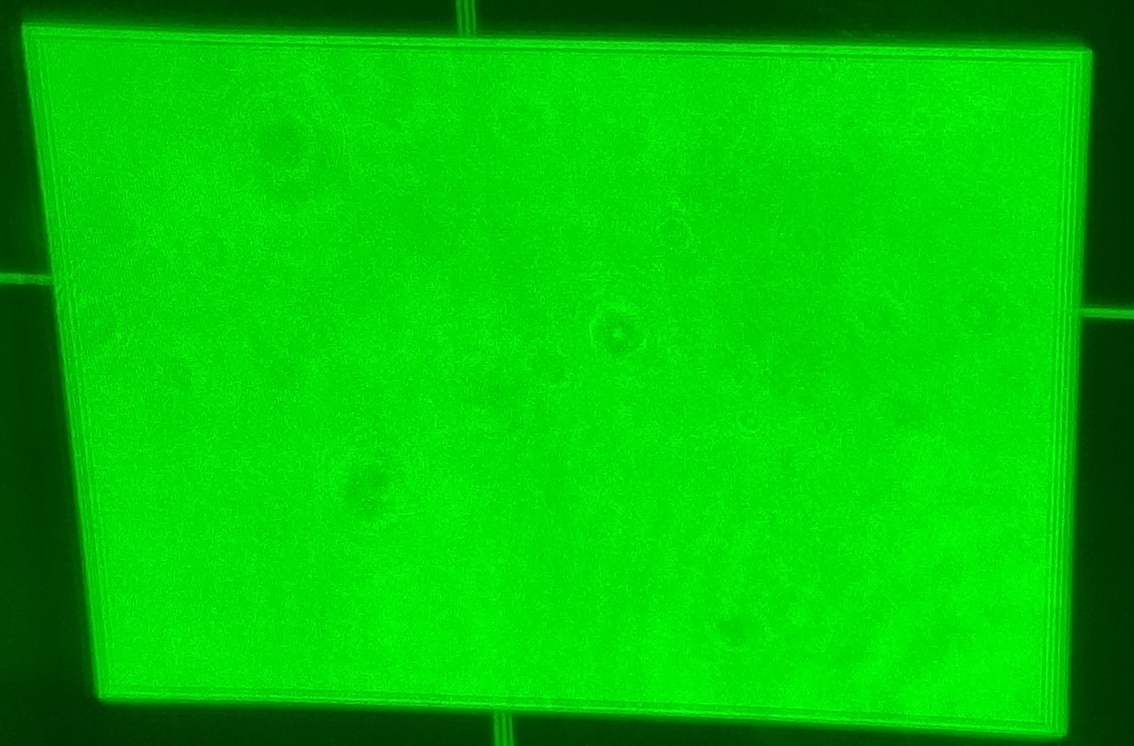
#> input picture time/piuture/IMG_20190509_113152.jpg, 1134 x 746 px, found by its file name
$ python 'image'"'"'s brightness.py'
#> lines starting #> are read from the running program, lines starting #| are printed output that depends on the picture
import matplotlib
import cv2
import numpy as np
from matplotlib import pyplot as plt
from mpl_toolkits.mplot3d import Axes3D


# [12 lines of commented-out code are left out]
fig = plt.figure()
# ax1 = plt.axes(projection='3d')
ax2 = Axes3D(fig)

image = cv2.imread(r'D:\navagation\time\piuture\IMG_20190509_113152.jpg')
#> image is the input picture: shape (746, 1134, 3); mean B, G, R 3.4, 194.4, 3.1
image = np.zeros([600, 800, 3], np.uint8)
image[:][:] = 255
# print(image)
b, g, r = cv2.split(image)
#> b: shape (600, 800); every value is 255
xd = np.arange(0, image.shape[1])
yd = np.arange(0, image.shape[0])
xd, yd = np.meshgrid(xd, yd)
zd = g
# print(g)
# print(g.shape)
ax2.scatter3D(xd,yd,zd, cmap='green',marker='.', s=50, label='')
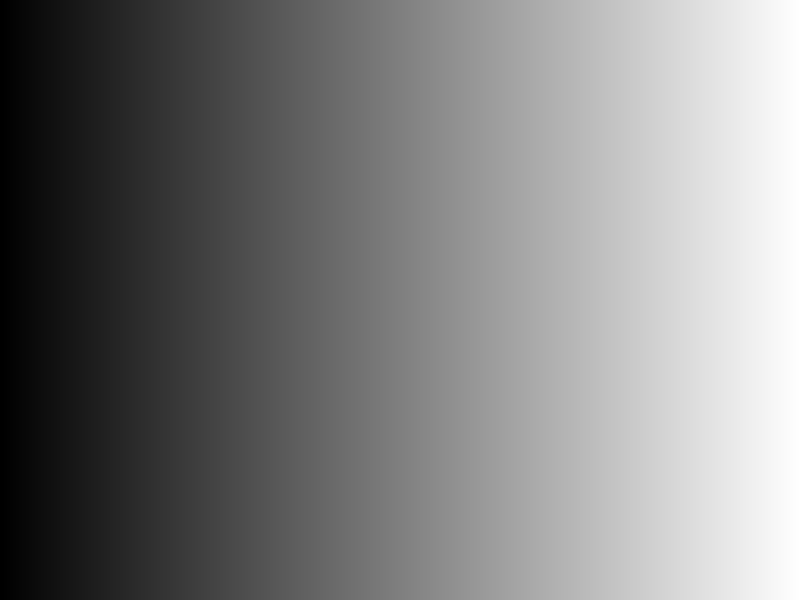
#> xd: shape (600, 800) int64; min 0, max 799, mean 399.5; drawn with min black and max white
plt.show()
